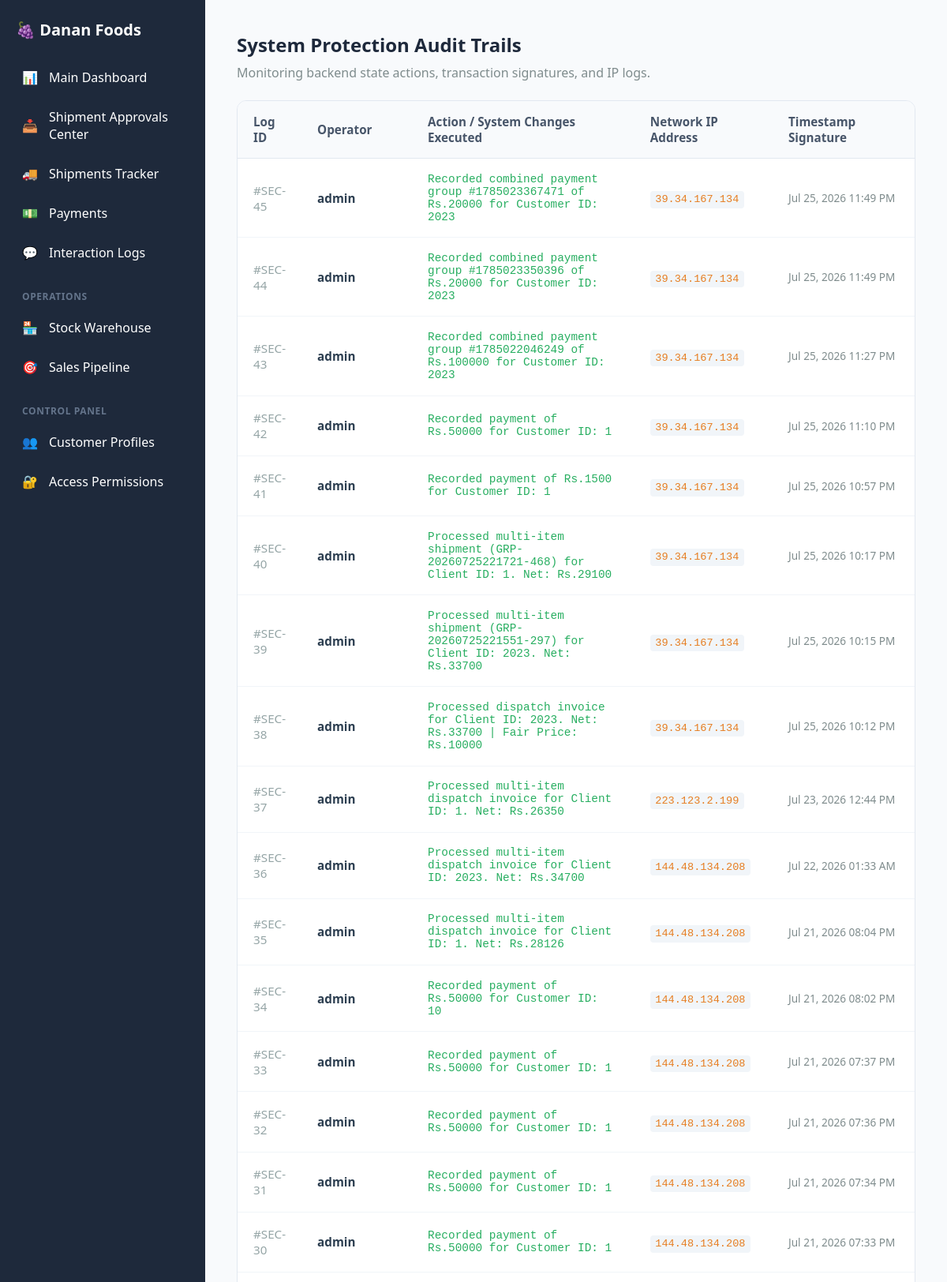
Page /logs.php (signed in, upper part) on the committed database.
### tables this page shows
CREATE TABLE `security_logs` (
  `id` int(11) NOT NULL,
  `user_id` int(11) DEFAULT NULL,
  `action_performed` varchar(255) NOT NULL,
  `ip_address` varchar(45) NOT NULL,
  `user_agent` varchar(255) NOT NULL,
  `logged_at` timestamp NULL DEFAULT current_timestamp()
);

CREATE TABLE `users` (
  `id` int(11) NOT NULL,
  `username` varchar(50) NOT NULL,
  `password` varchar(255) DEFAULT NULL,
  `email` varchar(100) DEFAULT NULL,
  `password_hash` varchar(255) NOT NULL,
  `role` enum('Admin','Sales','Support','Manager') NOT NULL,
  `created_at` timestamp NULL DEFAULT current_timestamp(),
  `status` varchar(20) DEFAULT 'Active',
  `avatar_path` varchar(255) DEFAULT 'assets/uploads/default-avatar.png',
  `display_name` varchar(100) DEFAULT NULL
);

### logs.php (the view, shortened to what this page needs)
<?php
require_once 'config/db.php';
require_once 'includes/header.php';
$logs = $pdo->query("SELECT l.*, u.username FROM security_logs l
                     LEFT JOIN users u ON l.user_id = u.id
                     ORDER BY l.logged_at DESC LIMIT 100")->fetchAll();
?>
<h2 style="margin-bottom: 0.5rem; color: var(--primary-color);">System Protection Audit Trails</h2>
<p style="color:#7f8c8d; margin-bottom: 1.5rem;">Monitoring backend state actions, transaction signatures, and IP logs.</p>
<div class="data-table-wrapper">
    <table class="data-table">
        <thead>
            <tr>
                <th class="data-table__th" style="width: 80px;">Log ID</th>
                <th class="data-table__th" style="width: 140px;">Operator</th>
                <th class="data-table__th">Action / System Changes Executed</th>
                <th class="data-table__th" style="width: 130px;">Network IP Address</th>
                <th class="data-table__th" style="width: 180px;">Timestamp Signature</th>
            </tr>
        </thead>
        <tbody>
            <?php if(count($logs) > 0): foreach($logs as $log): ?>
            <tr class="data-table__tr">
                <td class="data-table__td" style="color:#95a5a6;">#SEC-<?php echo $log['id']; ?></td>
                <td class="data-table__td"><strong style="color:#2c3e50;"><?php echo htmlspecialchars($log['username'] ?? 'System Sync'); ?></strong></td>
                <td class="data-table__td" style="font-family:Consolas, monospace; font-size:0.9rem; color:#27ae60;"><?php echo htmlspecialchars($log['action_performed']); ?></td>
                <td class="data-table__td"><code style="background:#f1f5f9; padding:0.2rem 0.4rem; border-radius:4px; font-size:0.85rem; color:#e67e22;"><?php echo htmlspecialchars($log['ip_address']); ?></code></td>
                <td class="data-table__td" style="font-size:0.85rem; color:#7f8c8d;"><?php echo date('M d, Y h:i A', strtotime($log['logged_at'])); ?></td>
            </tr>
            <?php endforeach; else: ?>
            <tr>
                <td colspan="5" class="data-table__td" style="text-align:center; padding:2rem; color:#7f8c8d;">No tracking system security trails exist.</td>
            </tr>
            <?php endif; ?>
        </tbody>
    </table>
</div>
<?php require_once 'includes/footer.php'; ?>

### assets/css/style.css (style rules this page uses)
:root { --primary-color: #1e293b; --accent-color: #6366f1; --success-color: #10b981; --warning-color: #f59e0b; --danger-color: #ef4444; --bg-color: #f8fafc; --sidebar-width: 260px; --topbar-height: 60px; }
* { box-sizing: border-box; margin: 0; padding: 0; }
body { min-height: 100vh; font-family: system-ui, -apple-system, sans-serif; background-color: var(--bg-color) !important; color: #334155; overflow-x: hidden; display: flex; margin: 0; }
.data-table-wrapper { width: 100%; overflow-x: auto; background: white; border-radius: 12px; border: 1px solid #e2e8f0; margin-top: 1.5rem; }
.data-table { width: 100%; border-collapse: collapse; font-size: 0.95rem; text-align: left; }
.data-table__th { background: #f8fafc; color: #475569; padding: 1rem 1.25rem; border-bottom: 1px solid #e2e8f0; font-weight: 600; }
.data-table__td { padding: 1.1rem 1.25rem; border-bottom: 1px solid #f1f5f9; color: #334155; }

### rows in the picture
security_logs: id "45", user.username "admin", action_performed "Recorded combined payment group #1785023367471 of Rs.20000 for Customer ID: 2023", ip_address "39.34.167.134", logged_at "Jul 25, 2026 11:49 PM"
security_logs: id "44", user.username "admin", action_performed "Recorded combined payment group #1785023350396 of Rs.20000 for Customer ID: 2023", ip_address "39.34.167.134", logged_at "Jul 25, 2026 11:49 PM"
security_logs: id "43", user.username "admin", action_performed "Recorded combined payment group #1785022046249 of Rs.100000 for Customer ID: 2023", ip_address "39.34.167.134", logged_at "Jul 25, 2026 11:27 PM"
security_logs: id "42", user.username "admin", action_performed "Recorded payment of Rs.50000 for Customer ID: 1", ip_address "39.34.167.134", logged_at "Jul 25, 2026 11:10 PM"
security_logs: id "41", user.username "admin", action_performed "Recorded payment of Rs.1500 for Customer ID: 1", ip_address "39.34.167.134", logged_at "Jul 25, 2026 10:57 PM"
security_logs: id "40", user.username "admin", action_performed "Processed multi-item shipment (GRP-20260725221721-468) for Client ID: 1. Net: Rs.29100", ip_address "39.34.167.134", logged_at "Jul 25, 2026 10:17 PM"
security_logs: id "39", user.username "admin", action_performed "Processed multi-item shipment (GRP-20260725221551-297) for Client ID: 2023. Net: Rs.33700", ip_address "39.34.167.134", logged_at "Jul 25, 2026 10:15 PM"
security_logs: id "38", user.username "admin", action_performed "Processed dispatch invoice for Client ID: 2023. Net: Rs.33700 | Fair Price: Rs.10000", ip_address "39.34.167.134", logged_at "Jul 25, 2026 10:12 PM"
security_logs: id "37", user.username "admin", action_performed "Processed multi-item dispatch invoice for Client ID: 1. Net: Rs.26350", ip_address "223.123.2.199", logged_at "Jul 23, 2026 12:44 PM"
security_logs: id "36", user.username "admin", action_performed "Processed multi-item dispatch invoice for Client ID: 2023. Net: Rs.34700", ip_address "144.48.134.208", logged_at "Jul 22, 2026 01:33 AM"
security_logs: id "35", user.username "admin", action_performed "Processed multi-item dispatch invoice for Client ID: 1. Net: Rs.28126", ip_address "144.48.134.208", logged_at "Jul 21, 2026 08:04 PM"
security_logs: id "34", user.username "admin", action_performed "Recorded payment of Rs.50000 for Customer ID: 10", ip_address "144.48.134.208", logged_at "Jul 21, 2026 08:02 PM"
security_logs: id "33", user.username "admin", action_performed "Recorded payment of Rs.50000 for Customer ID: 1", ip_address "144.48.134.208", logged_at "Jul 21, 2026 07:37 PM"
security_logs: id "32", user.username "admin", action_performed "Recorded payment of Rs.50000 for Customer ID: 1", ip_address "144.48.134.208", logged_at "Jul 21, 2026 07:36 PM"
security_logs: id "31", user.username "admin", action_performed "Recorded payment of Rs.50000 for Customer ID: 1", ip_address "144.48.134.208", logged_at "Jul 21, 2026 07:34 PM"
security_logs: id "30", user.username "admin", action_performed "Recorded payment of Rs.50000 for Customer ID: 1", ip_address "144.48.134.208", logged_at "Jul 21, 2026 07:33 PM"
